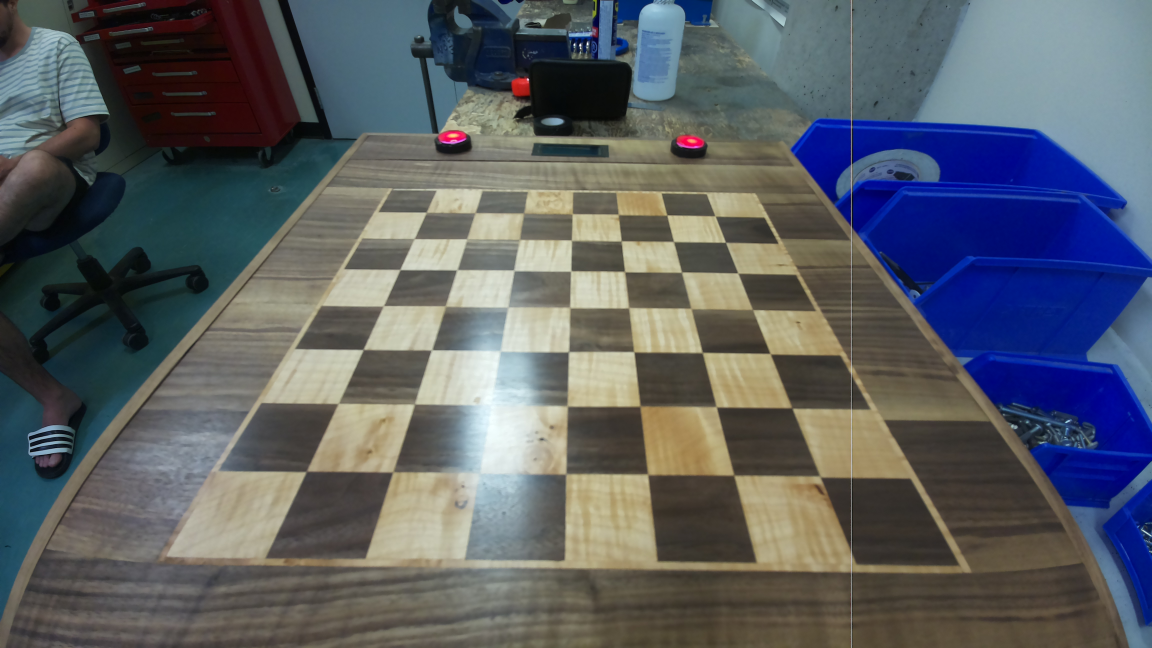
#> input picture chessPieceDetection/images/empty_board.jpg, 4608 x 2592 px (shown at 1/4 size)
$ python manual_square_find.py
#> lines starting #> are read from the running program, lines starting #| are printed output that depends on the picture
import cv2
import numpy as np
import json

# Global variable to store points
points = []

# Mouse callback function to capture click events
def click_event(event, x, y, flags, params):
    global points
    if event == cv2.EVENT_LBUTTONDOWN:
        points.append((x, y))
        # Draw a circle at the clicked point
        cv2.circle(image, (x, y), 5, (0, 255, 0), -1)
        cv2.imshow('image', image)

# Load the image
image = cv2.imread('images/empty_board.jpg')
#> image is the input picture: shape (2592, 4608, 3); mean B, G, R 99.5, 94.3, 90.1

scale_percent = 20 # percent of original size
width = int(image.shape[1] * scale_percent / 100)
#> width = 921
height = int(image.shape[0] * scale_percent / 100)
#> height = 518
dim = (width, height)
#> dim = (921, 518)

# resize image
img = cv2.resize(image, dim, interpolation = cv2.INTER_AREA)
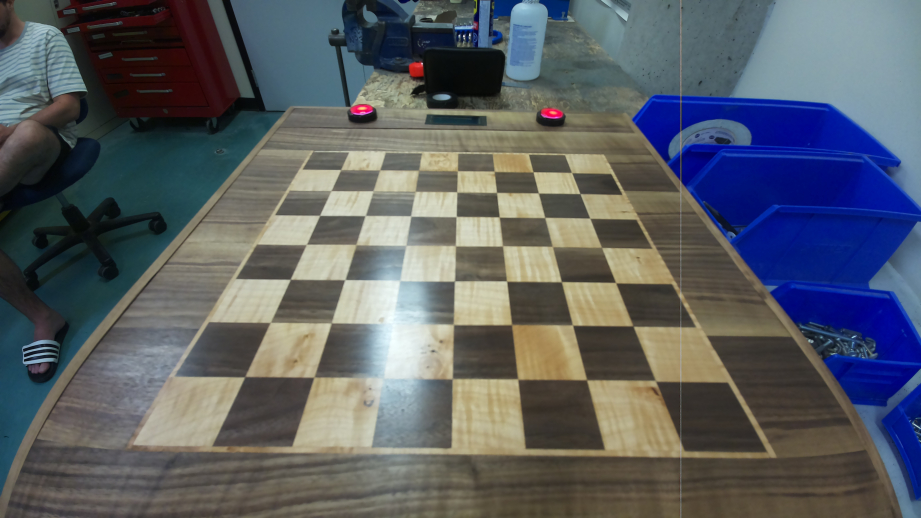
#> img: shape (518, 921, 3); mean B, G, R 99.5, 94.3, 90.1
pts1 = np.float32([[279,130],[636,138],[8,517],[894,516]])
pts2 = np.float32([[0,0],[800,0],[0,800],[800,800]])
M = cv2.getPerspectiveTransform(pts1,pts2)
image = cv2.warpPerspective(img,M,(800,800))
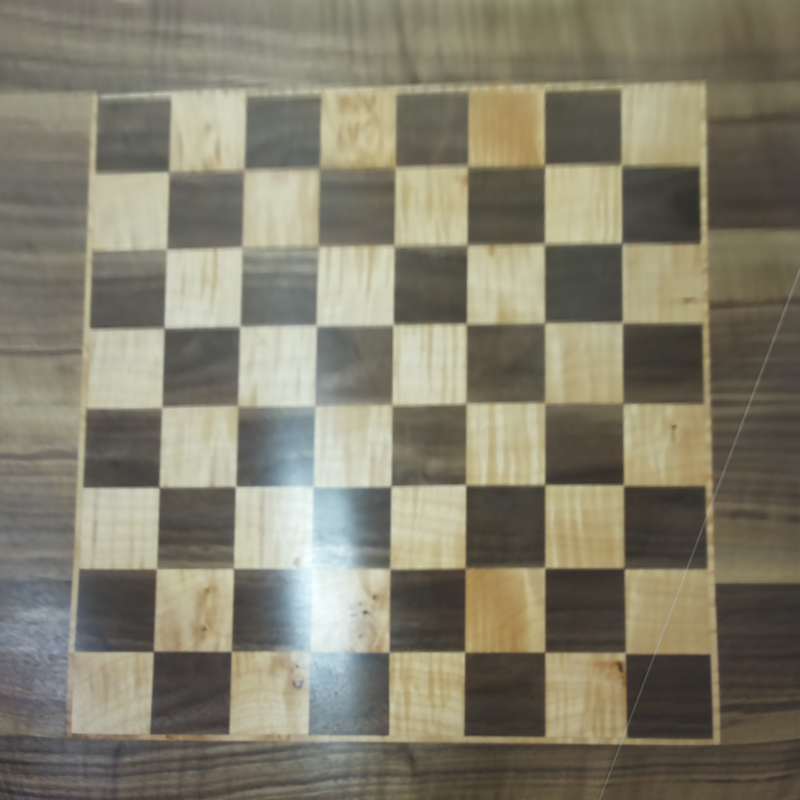
#> image: shape (800, 800, 3); mean B, G, R 109, 126.7, 131.1

cv2.imshow('image', image)

# Set the mouse callback function
cv2.setMouseCallback('image', click_event)

# Wait until 'q' key is pressed to break the loop
while True:
    key = cv2.waitKey(1) & 0xFF
#> (key q is pressed here)
    if key == ord('q'):
        break

# Save the points to a JSON file
with open('points.json', 'w') as f:
    json.dump(points, f)

print(f"Points saved: {points}")

cv2.destroyAllWindows()

$ run again, with chessPieceDetection/images/board.jpg copied over chessPieceDetection/images/empty_board.jpg
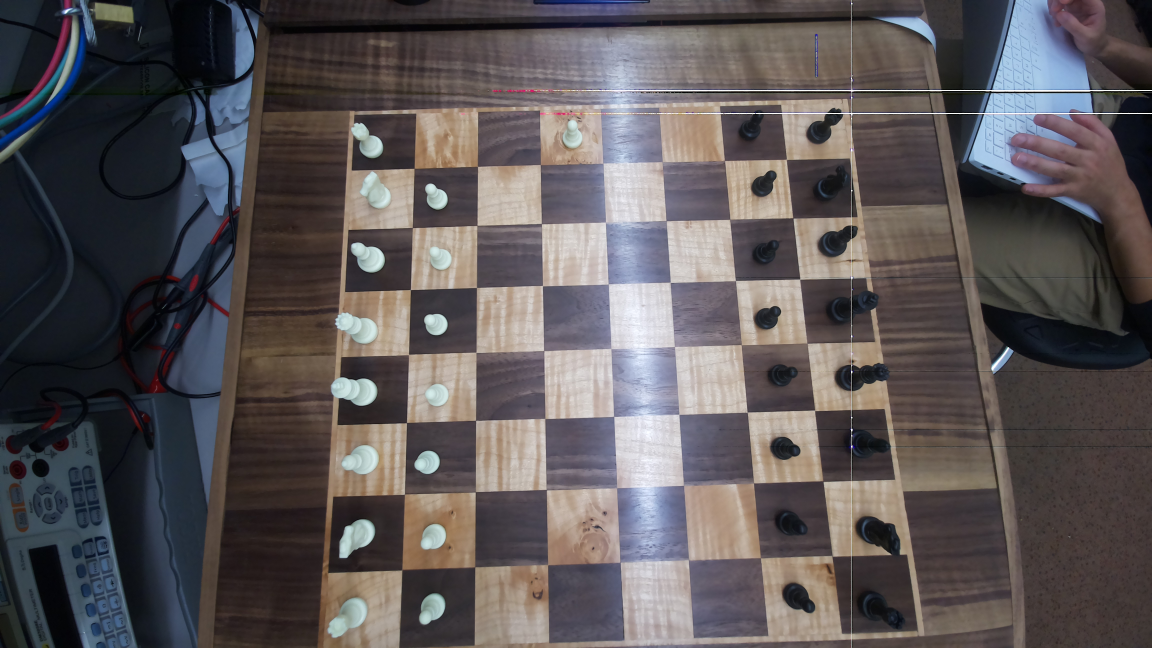
#> input picture chessPieceDetection/images/board.jpg, 4608 x 2592 px (shown at 1/4 size)
#> image is the input picture: shape (2592, 4608, 3); mean B, G, R 87.2, 85.7, 91.1
#> `img = cv2.resize(image, dim, interpolation = cv2.INTER_AREA)`:
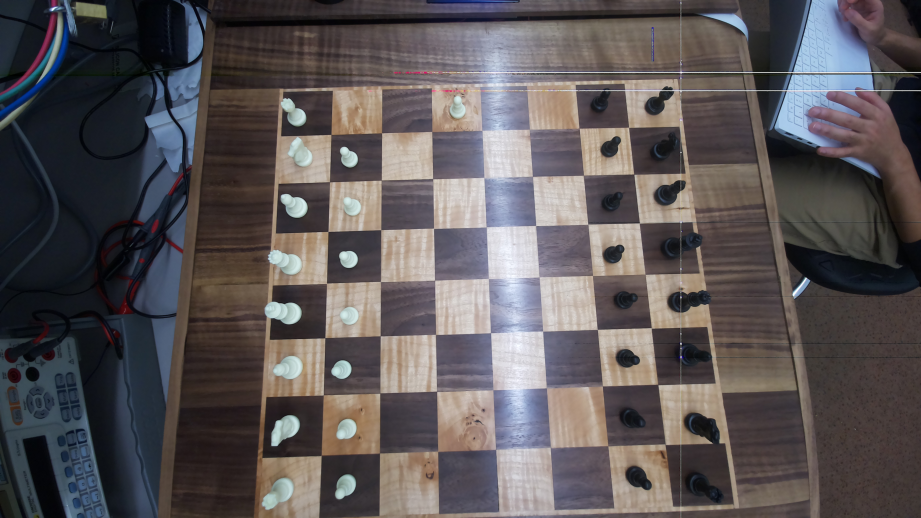
#> img: shape (518, 921, 3); mean B, G, R 87.2, 85.7, 91.1
#> `image = cv2.warpPerspective(img,M,(800,800))`:
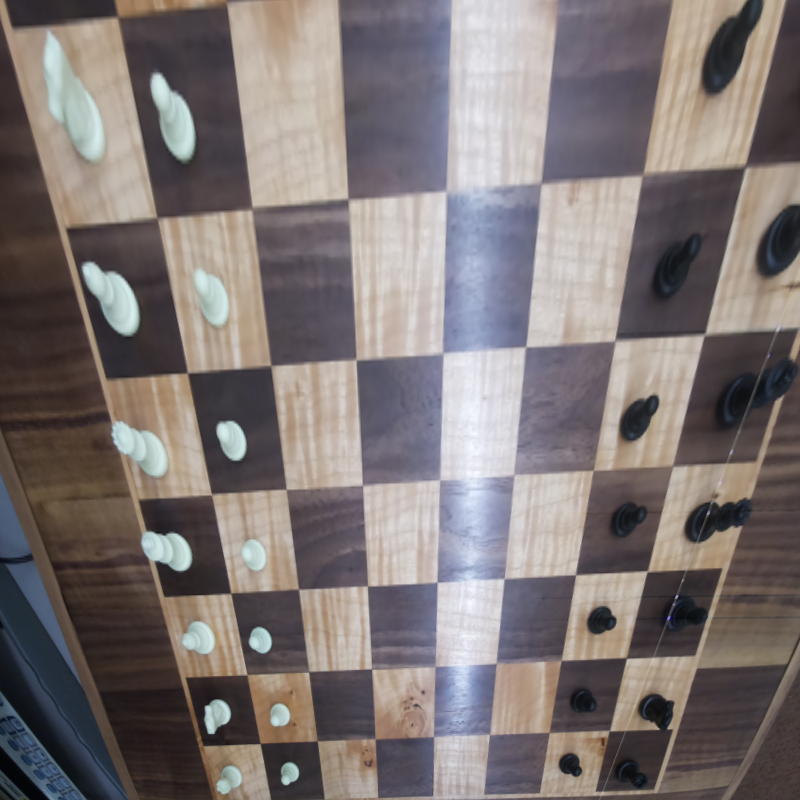
#> image: shape (800, 800, 3); mean B, G, R 116.7, 117.5, 125.9
